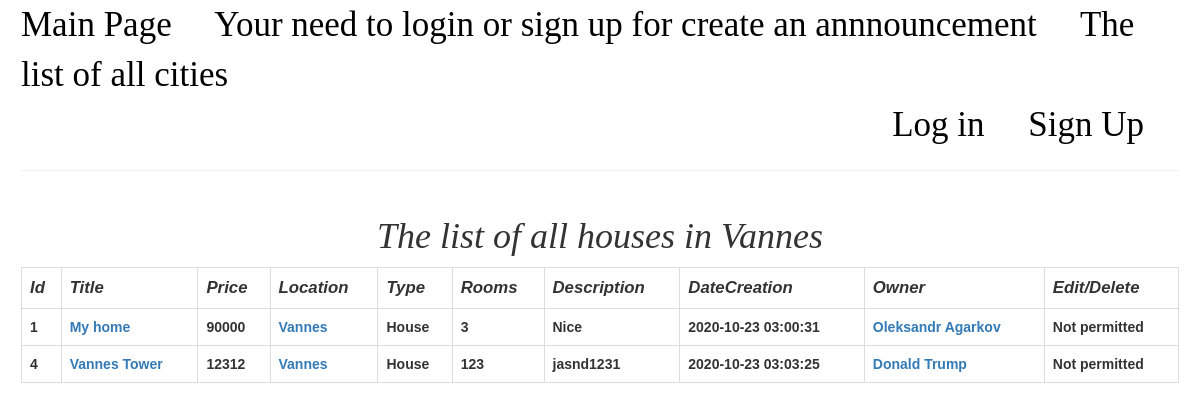
The app's page /search/city/Vannes with its own data.
### models.py (models this page shows, shortened)
class House(db.Model):
    __table_args__ = {'extend_existing': True}
    id = db.Column(db.INTEGER, primary_key=True)
    title = db.Column(db.String(50), nullable=False)
    location = db.Column(db.String(50), nullable=False)
    type = db.Column(db.String(50), nullable=False)
    rooms = db.Column(db.INTEGER, nullable=False)
    price = db.Column(db.INTEGER, nullable=False)
    description = db.Column(db.Text, nullable=False)
    author = db.Column(db.String, nullable=False)
    author_id = db.Column(db.INTEGER, nullable=False)
    dateCreation = db.Column(db.DateTime, nullable=False, default=sqlalchemy.sql.func.now())

### app.py (the view)
@app.route('/search/city/<string:city>', methods=['GET'])
def allAHouseByCity(city):
    all_house = models.getHouseByCity(city)
    return render_template('houseByCity.html', houses=all_house, city=city)

### models.py (called while the page is built)
def getHouseByCity(city):
    return House.query.filter(House.location == city).all()

### templates/houseByCity.html (shortened to what this page needs)
{% extends 'base.html' %}
{% block body %}
    <h1>The list of all houses in {{ city }} </h1>
    {% include 'template_table_house.html' %}
{% endblock %}

### templates/template_table_house.html
<table class="table table-hover table-bordered">
    <tr class="headers">
        <th>Id</th>
        <th>Title</th>
        <th>Price</th>
        <th>Location</th>
        <th>Type</th>
        <th>Rooms</th>
        <th>Description</th>
        <th>DateCreation</th>
        <th>Owner</th>
        <th colspan="2">Edit/Delete</th>
    </tr>
    {% for house in houses %}
        <tr>
            <th>{{ house.id }}</th>
            <th><a href="/house/{{ house.id }}">{{ house.title }}</a></th>
            <th>{{ house.price }}</th>
            <th><a href="/search/city/{{ house.location }}">{{ house.location }}</a></th>
            <th>{{ house.type }}</th>
            <th>{{ house.rooms }}</th>
            <th>{{ house.description }}</th>
            <th>{{ house.dateCreation }}</th>
            <th><a href="/user/{{ house.author_id }}">{{ house.author }}</a></th>
            {% if house.author_id == current_user.id %}
                <th><a href="/house/edit/{{ house.id }}">Edit</a></th>
                <th><a href="/house/delete/{{ house.id }}">Delete</a></th>
            {% else %}
                <th colspan="2">Not permitted</th>
            {% endif %}
        </tr>
    {% endfor %}
</table>

### static/css/main.css (style rules this page uses)
table { border: black 1px solid; font-family: "Trebuchet MS", Arial, Helvetica, sans-serif; width: 100%; }
h1 { text-align: center; font-style: italic; color: cornflowerblue; }
.headers { font-style: italic; font-size: 1.2em; }

### records on screen
House: id "1", title "My home", price "90000", location "Vannes", type "House", rooms "3", description "Nice", dateCreation "2020-10-23 03:00:31", author "Oleksandr Agarkov", shows "Not permitted"
House: id "4", title "Vannes Tower", price "12312", location "Vannes", type "House", rooms "123", description "jasnd1231", dateCreation "2020-10-23 03:03:25", author "Donald Trump", shows "Not permitted"

### other values on screen
{{ city }} "Vannes"
